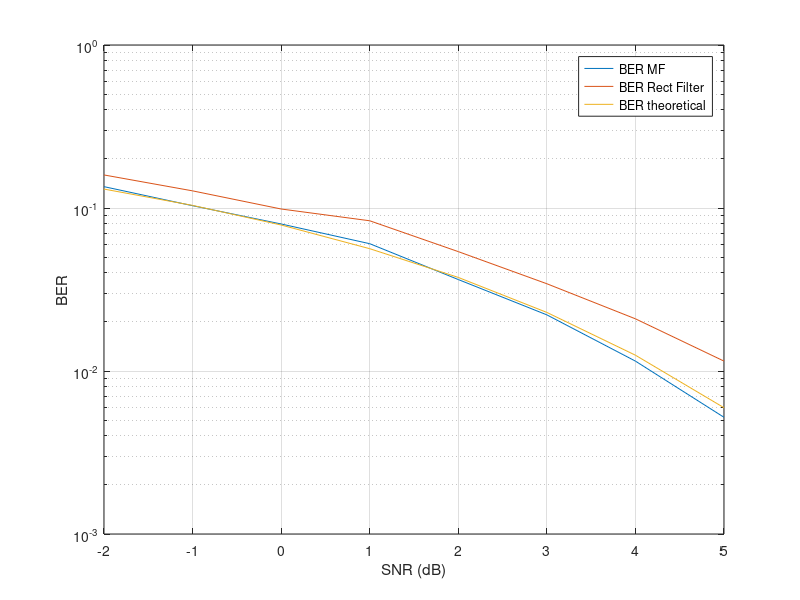

The MATLAB source for this figure:
clc
close all
clear all

bits = randi([0,1],1,10000);
p_bits = [];
for i = 1:length(bits)
    if bits(i) == 0
        p_bits = [p_bits -1];
    elseif bits(i) == 1
        p_bits = [p_bits 1];
    end
end
p = [5 4 3 2 1]/sqrt(55);
p_bits_sampled = upsample(p_bits,length(p));
yn = conv(p_bits_sampled,p);%output of the transmitter
yn = yn(1:50000);
MF = fliplr(p);
corr = [5 5 5 5 5]/sqrt(125);

snr_db = -2:1:5;
snr = 10.^(snr_db./10);
N0 = 1./snr;
 
BER_MF = [];
BER_corr = [];

for i =1:length(N0)
Nn = randn(1,length(yn)).*sqrt(N0(i)/2);
Vn = Nn + yn;

%at the receiver
MF_ = conv(Vn,MF);
MF_ = MF_(1:50000);

corr_ = conv(Vn,corr);
corr_ = corr_(1:50000);

xn = [];
for i = 1:10000
    xn = [xn MF_(i*5)];
end
yn_hat_MF =[];
for i = 1:length(xn)
    if xn(i) < 0
        yn_hat_MF = [yn_hat_MF 0];
    elseif xn(i) > 0
        yn_hat_MF = [yn_hat_MF 1];
    end
end

count = 0;
for i = 1:length(yn_hat_MF)
    if bits(i) ~= yn_hat_MF(i)
        count = count+1;
    end
end
BER_MF = [BER_MF count/length(bits)];


xn_corr = [];
for i = 1:10000
    xn_corr = [xn_corr corr_(i*5)];
end

%decision
yn_hat_corr =[];
for i = 1:length(xn_corr)
    if xn_corr(i) < 0
        yn_hat_corr = [yn_hat_corr 0];
    elseif xn_corr(i) > 0
        yn_hat_corr = [yn_hat_corr 1];
    end
end

count = 0;
for i = 1:length(yn_hat_corr)
    if bits(i) ~= yn_hat_corr(i)
        count = count+1;
    end
end
BER_corr = [BER_corr count/length(bits)];

end

BER_theoretical = (1/2).*erfc(sqrt(1./N0));

%--------------------------------------------------------------------------
%Figures
%--------------------------------------------------------------------------
figure(1)
semilogy(snr_db,BER_MF)
hold on 
semilogy(snr_db,BER_corr)
hold on 
semilogy(snr_db,BER_theoretical)
legend('BER MF','BER Rect Filter','BER theoretical')
ylabel('BER')
xlabel('SNR (dB)')
grid on
